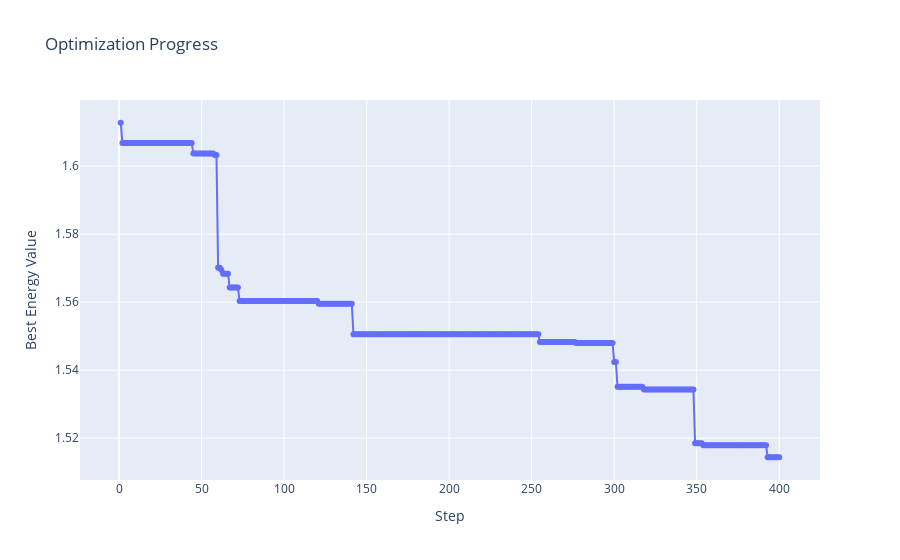

The notebook cell saved with this chart:
### Code cell
model.draw_energy_plot(information['hist'])

### Figure 1 — Plotly figure (JSON) as saved in the notebook; plotly's stock layout.template omitted (floating-point values rounded to 4 significant figures; data arrays with more than 128 entries replaced by an {"elided": "..."} marker saying what was removed)
{"data": [{"hovertemplate": "Step=%{x}<br>Best Energy Value=%{y}<extra></extra>", "legendgroup": "", "line": {"color": "#636efa", "dash": "solid", "shape": "linear"}, "marker": {"symbol": "circle"}, "mode": "lines+markers", "name": "", "orientation": "v", "showlegend": false, "type": "scatter", "x": {"elided": "400 int values"}, "xaxis": "x", "y": {"elided": "400 float values"}, "yaxis": "y"}], "layout": {"legend": {"tracegroupgap": 0}, "title": {"text": "Optimization Progress"}, "xaxis": {"anchor": "y", "domain": [0, 1], "title": {"text": "Step"}}, "yaxis": {"anchor": "x", "domain": [0, 1], "title": {"text": "Best Energy Value"}}}}
